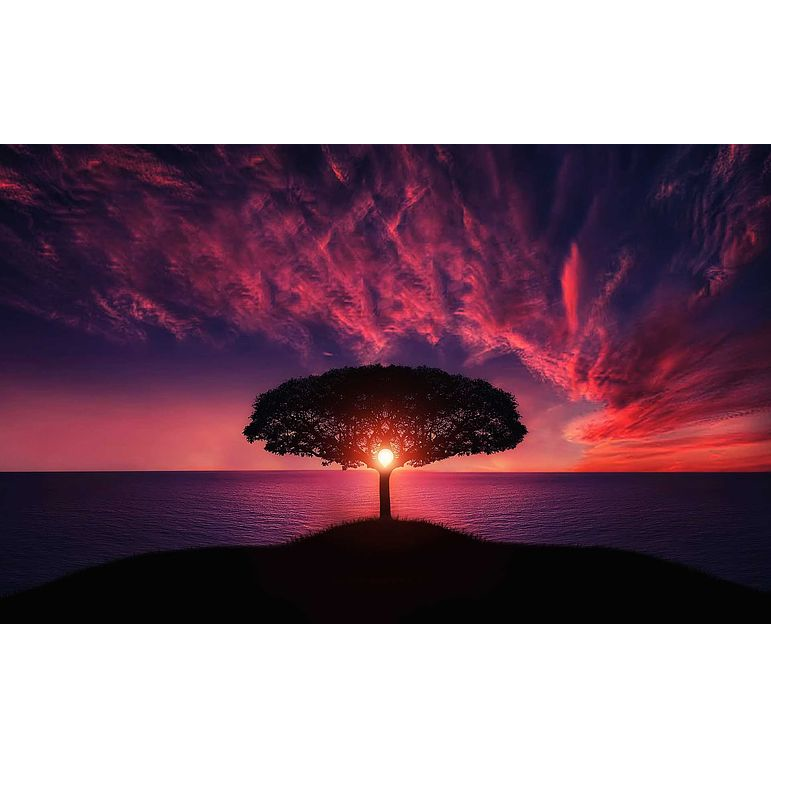
#> input picture cropper/n/tree-736885__480.png, 800 x 800 px, found by its file name; its folder holds only this picture in this run
$ python code.py
#> lines starting #> are read from the running program, lines starting #| are printed output that depends on the picture
from PIL import Image
import os.path, sys

path1 = ".\\cropper\\n"
path2 = ".\\cropper\\d"
dirs = os.listdir(path1)

def crop():
	for item in dirs:
		fullpath1 = os.path.join(path1,item)
		fullpath2 = os.path.join(path2,item)
		newpath1 = os.path.join(".\\cropper\\n\\cropped\\",item[:-4])
		newpath2 = os.path.join(".\\cropper\\d\\cropped\\",item[:-4])
		if os.path.isfile(fullpath1):
			im1 = Image.open(fullpath1)
#> im1 is the input picture: PIL image 800x800 RGBA; mean R, G, B, A 42.6, 17.6, 29.7, 147.5
			im2 = Image.open(fullpath2)
			f1, e1 = os.path.splitext(fullpath1)
			f2, e2 = os.path.splitext(fullpath2)
			coord =im2.getbbox()
#> coord = (0, 144, 771, 624)
			imCrop1 = im1.crop(coord) #corrected
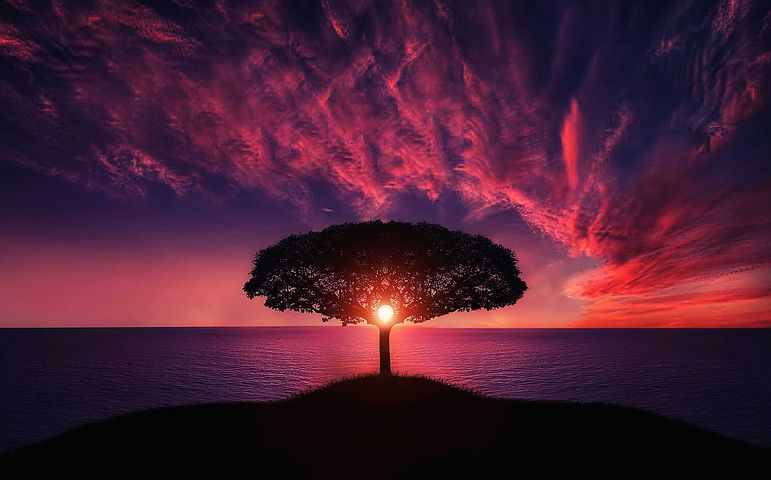
#> imCrop1: PIL image 771x480 RGBA; mean R, G, B, A 73.7, 30.4, 51.3, 255
			imCrop1.save(newpath1 + 'Cropped.png', "PNG")
			imCrop2 = im2.crop(coord) #corrected
			imCrop2.save(newpath2 + 'Cropped.png', "PNG")

crop()
